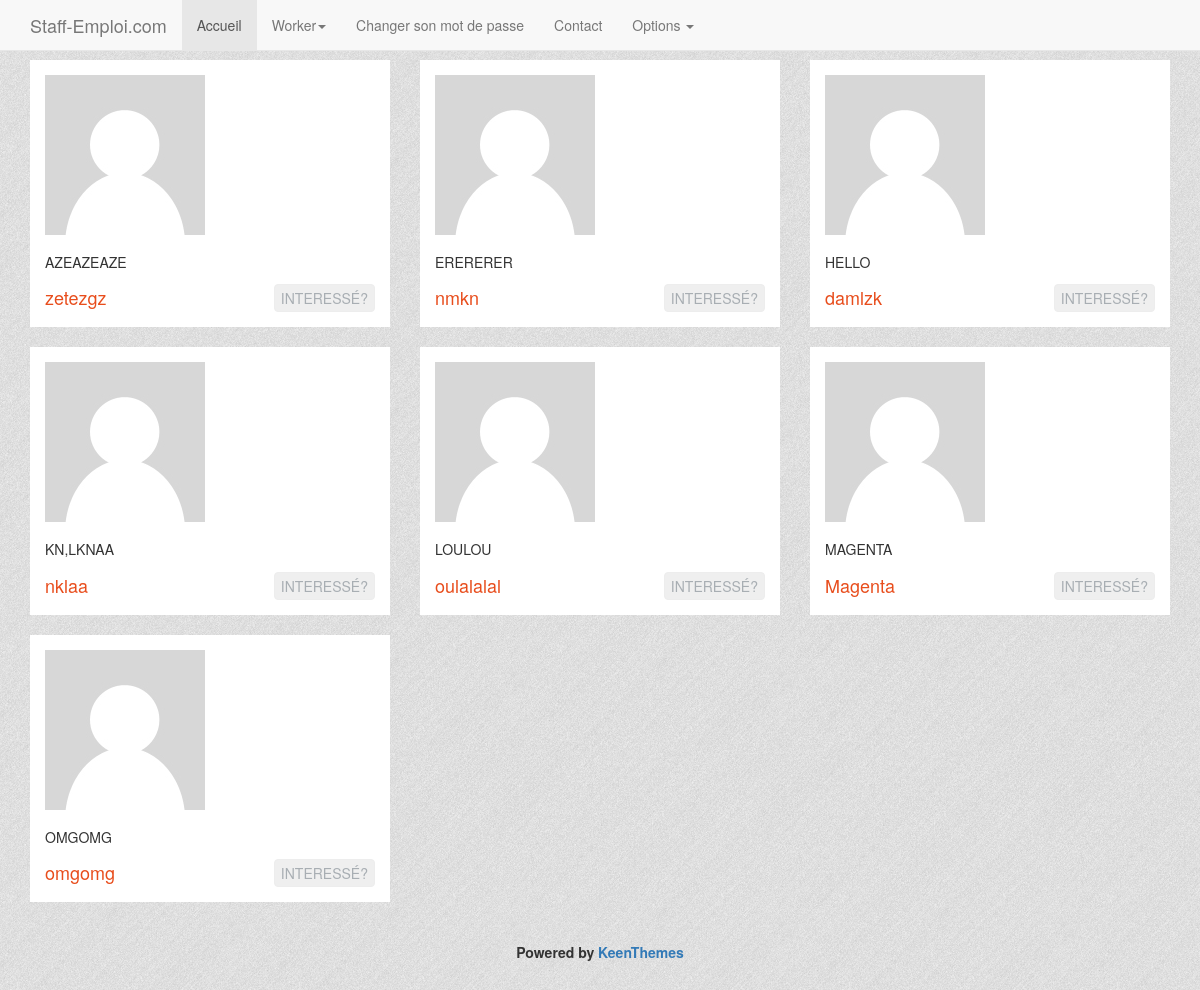
/entreprises-accueil.php, run on the app's committed database.
### tables this page shows
CREATE TABLE IF NOT EXISTS `entreprise` (
  `id` int(5) NOT NULL AUTO_INCREMENT,
  `nom` varchar(30) NOT NULL,
  `secteur_activite` varchar(30) NOT NULL,
  `ville` varchar(30) NOT NULL,
  `adresse` varchar(30) NOT NULL,
  `cp` int(5) NOT NULL,
  `siteweb` varchar(50) NOT NULL,
  `contact_prenom` varchar(30) NOT NULL,
  `contact_nom` varchar(30) NOT NULL,
  `contact_telephone` varchar(30) NOT NULL,
  `contact_email` varchar(30) NOT NULL,
  `siret` varchar(50) NOT NULL,
  `login` varchar(30) NOT NULL,
  `password` varchar(30) NOT NULL,
  `credits` int(10) DEFAULT NULL,
  PRIMARY KEY (`id`)
);

### entreprises-accueil.php (the view, shortened to what this page needs)
<!DOCTYPE HTML>
<?php
	include("nav.php");include("config.php");
?>
<html>
<head>
    <link href="admin/bower_components/bootstrap/dist/css/bootstrap.min.css" rel="stylesheet">
    <link href="admin/bower_components/metisMenu/dist/metisMenu.min.css" rel="stylesheet">
    <link href="admin/dist/css/timeline.css" rel="stylesheet">
    <link href="admin/dist/css/sb-admin-2.css" rel="stylesheet">
    <link href="admin/bower_components/morrisjs/morris.css" rel="stylesheet">
    <link href="admin/bower_components/font-awesome/css/font-awesome.min.css" rel="stylesheet" type="text/css">
<link rel="stylesheet" href="entreprises-accueil.css">
</head>
<body style="background:url(background-staff.jpg);">
<br /><br />
<div class="container">
    <div class="row">
		<?php
$req = "select * from entreprise order by nom";
$resultat = mysql_query($req);
$ligne = mysql_fetch_assoc($resultat);
while($ligne)
{ ?>
        <div class="col-md-4">
            <div class="product-item">
              <div class="pi-img-wrapper">
                <img src="noavatar.png" class="img-responsive" alt="no-avatar">
              </div>
              <h3><?php echo $ligne["nom"]; ?></a></h3>
              <div class="pi-price"><?php echo $ligne["secteur_activite"]; ?></div>
              <form action="entreprises-accueil.php" method="POST" role="form"> <input type="submit" class="btn add2cart" name="envoyer" value="Interessé?"></form>
              <div class="sticker sticker-new"></div>
            </div>
        </div>
<?php $ligne = mysql_fetch_assoc($resultat);} ?>
        </div>
    </div>
<br>
<br>
<center>
<strong>Powered by <a href="http://j.mp/metronictheme" target="_blank">KeenThemes</a></strong>
</center>
<br>
<br>

### nav.php (shortened to what this page needs)
<head> <meta charset="utf-8">
    <link href="https://maxcdn.bootstrapcdn.com/bootstrap/3.3.5/css/bootstrap.min.css" rel="stylesheet">
  <link href="http://getbootstrap.com/examples/theme/theme.css" rel="stylesheet"/>
  <link href="nav.css" rel="stylesheet"/>
</head>
<body>
 <nav class="navbar navbar-default navbar-fixed-top">
      <div class="container">
        <div class="navbar-header">
          <a class="navbar-brand" href="worker-liste.php">Staff-Emploi.com</a>
        </div>
        <div id="navbar" class="navbar-collapse collapse">
          <ul class="nav navbar-nav">
            <li class="active"><a href="membres.php">Accueil</a></li>
            <li class="dropdown">
              <a href="#" class="dropdown-toggle" data-toggle="dropdown" role="button" aria-haspopup="true" aria-expanded="false">Worker<span class="caret"></span></a>
            </li>
			<li><a href="modif-password.php">Changer son mot de passe</a></li>
            <li><a href="contact.php">Contact</a></li>
            <li class="dropdown">
              <a href="#" class="dropdown-toggle" data-toggle="dropdown" role="button" aria-haspopup="true" aria-expanded="false">Options <span class="caret"></span></a>
            </li>
          </ul>
        </div>
      </div>
    </nav>

### nav.css (style rules this page uses)
body { background:url(background-staff.jpg); }

### entreprises-accueil.css (style rules this page uses)
body { background: #f1f1f1; }
.product-item { padding: 15px; background: #fff; margin-top: 20px; position: relative; }
.product-item:after { content: "."; display: block; height: 0; clear: both; visibility: hidden; font-size: 0; line-height:0; }
.sticker { position: absolute; top: 0; left: 0; width: 63px; height: 63px; }
.sticker-new { background: url(http://keenthemes.com/assets/bootsnipp/new.png) no-repeat; left: auto; right: 0; }
.pi-img-wrapper { position: relative; }
.product-item h3 { font-size: 14px; font-weight: 300; padding-bottom: 4px; text-transform: uppercase; }
.pi-price { color: #e84d1c; font-size: 18px; float: left; padding-top: 1px; }
.product-item .add2cart { float: right; color: #a8aeb3; border: 1px #ededed solid; padding: 3px 6px; text-transform: uppercase; }

### data on the page
entreprise: nom "AZEAZEAZE", secteur_activite "zetezgz"
entreprise: nom "ERERERER", secteur_activite "nmkn"
entreprise: nom "HELLO", secteur_activite "damlzk"
entreprise: nom "KN,LKNAA", secteur_activite "nklaa"
entreprise: nom "LOULOU", secteur_activite "oulalalal"
entreprise: nom "MAGENTA", secteur_activite "Magenta"
entreprise: nom "OMGOMG", secteur_activite "omgomg"
